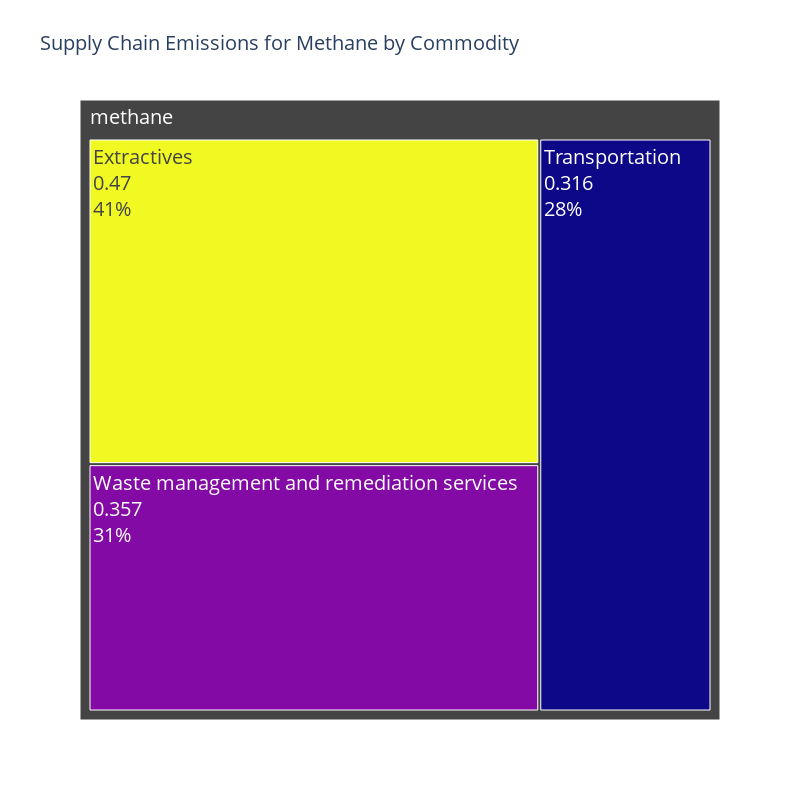

The cell this chart's notebook holds for it:
### Code cell
plot_treemap_for_substance('methane',substance_top_comm)

### Figure 1 — Plotly figure (JSON) as saved in the notebook; plotly's stock layout.template omitted (floating-point values rounded to 4 significant figures)
{"data": [{"labels": ["Extractives", "Waste management and remediation services", "Transportation"], "marker": {"colors": [0.47, 0.357, 0.316]}, "parents": ["methane", "methane", "methane"], "textfont": {"size": 20}, "textinfo": "label+value+percent parent", "type": "treemap", "values": [0.47, 0.357, 0.316]}], "layout": {"height": 800, "title": {"font": {"size": 20}, "text": "Supply Chain Emissions for Methane by Commodity"}, "width": 800}}
